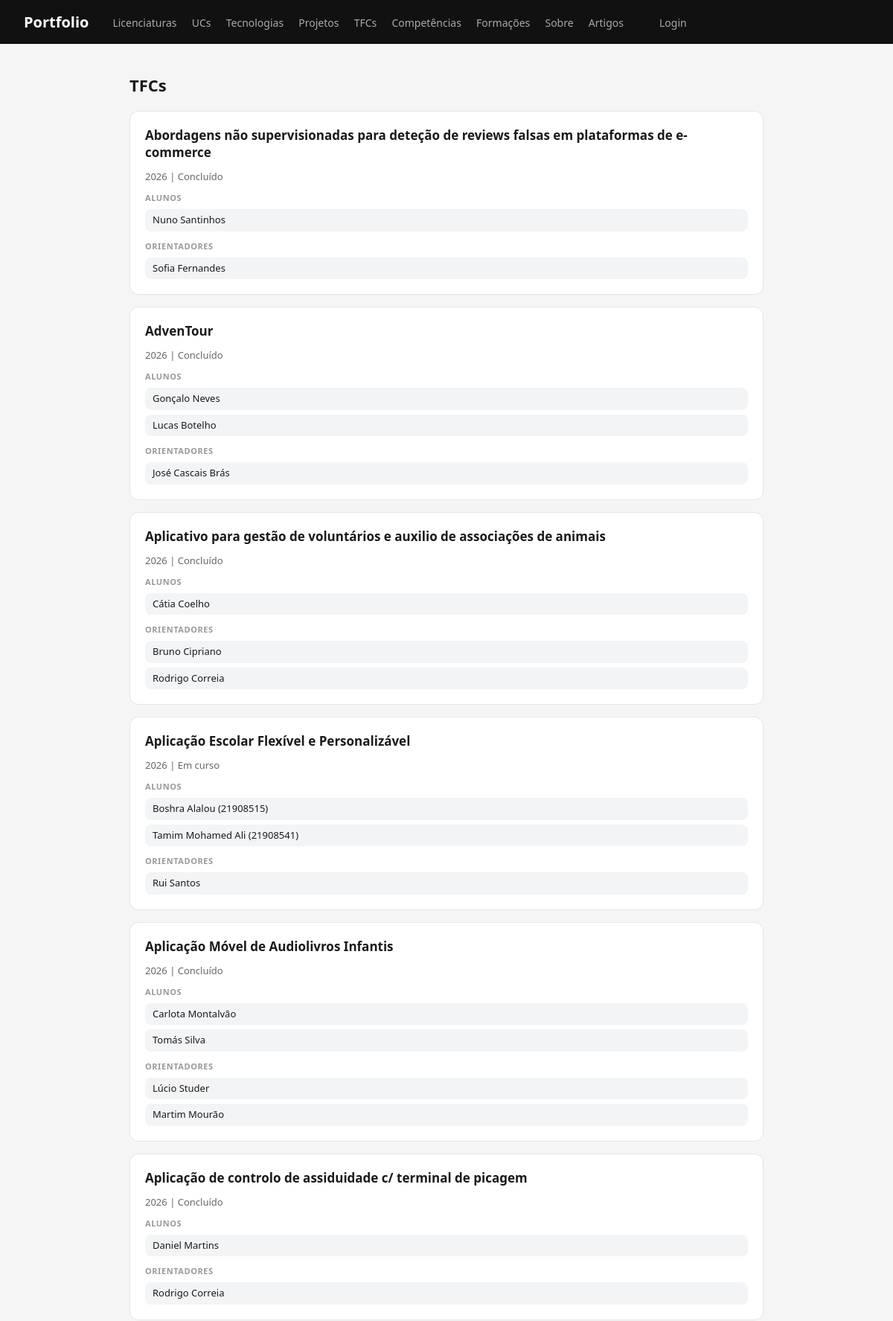
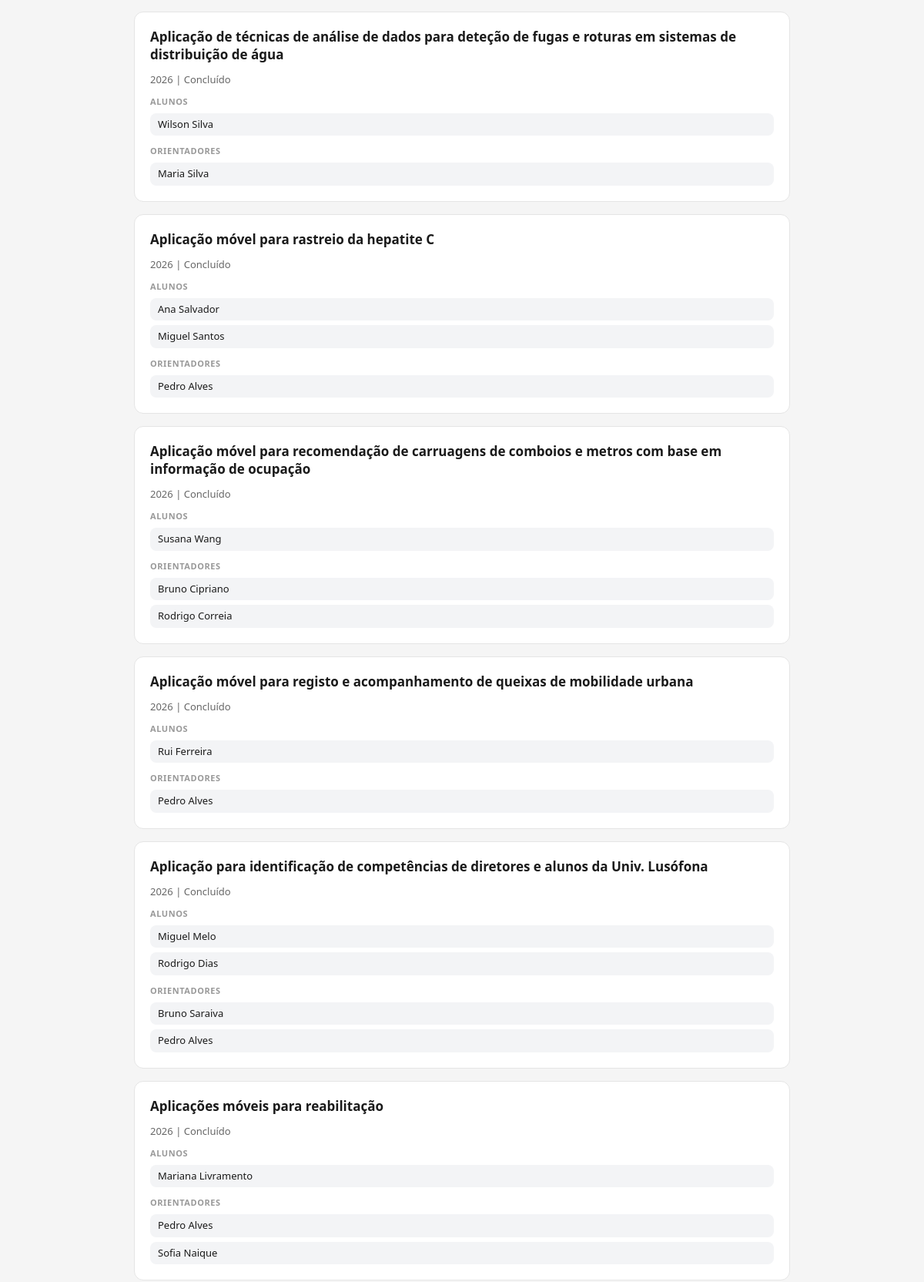
Screenshot of /portfolio/tfcs/ (upper part) with the database file from the repository (2 pictures, top to bottom).
### portfolio/models.py (models this page shows, shortened)
class TFC(models.Model):
    class Estado(models.TextChoices):
        EM_CURSO = "em_curso", "Em curso"
        CONCLUIDO = "concluido", "Concluído"
    estado = models.CharField(
        max_length=15,
        choices=Estado.choices,
        default=Estado.CONCLUIDO,
    )
    titulo = models.CharField(max_length=200)
    resumo = models.TextField()
    ano = models.PositiveSmallIntegerField(validators=[MinValueValidator(2000)])
    email = models.EmailField(blank=True, default="")
    parceria = models.CharField(max_length=255, blank=True, default="")
    relatorio_url = models.URLField(
        max_length=500,
        blank=True,
        verbose_name="relatório",
    )
    imagem_url = models.URLField(max_length=500, blank=True, verbose_name="imagem")
    video_url = models.URLField(max_length=500, blank=True, verbose_name="vídeo")
    alunos = models.ManyToManyField(Aluno, related_name="tfcs", blank=True)
    orientadores = models.ManyToManyField(
        Docente,
        related_name="tfcs_orientados",
        blank=True,
    )
    licenciaturas = models.ManyToManyField(
        Licenciatura,
        related_name="tfcs",
        blank=True,
    )
    areas = models.ManyToManyField(AreaTFC, related_name="tfcs", blank=True)
    palavras_chave = models.ManyToManyField(
        PalavraChaveTFC,
        related_name="tfcs",
        blank=True,
    )
    tecnologias = models.ManyToManyField(
        Tecnologia,
        related_name="tfcs",
        blank=True,
    )
    interesse = models.PositiveSmallIntegerField(
        validators=[MinValueValidator(1), MaxValueValidator(5)],
        blank=True,
        null=True,
        help_text="Classificação pessoal entre 1 e 5.",
    )
    destaque = models.BooleanField(default=False)
    class Meta:
        ordering = ["-ano", "titulo"]
        verbose_name = "TFC"
        verbose_name_plural = "TFCs"
        constraints = [
            models.UniqueConstraint(
                fields=["titulo", "ano", "email"],
                name="tfc_titulo_ano_email_unicos",
            )
        ]

class Aluno(models.Model):
    nome = models.CharField(max_length=150, blank=True)
    numero = models.CharField(
        max_length=20,
        unique=True,
        blank=True,
        null=True,
        verbose_name="número académico",
    )
    class Meta:
        ordering = ["nome", "numero"]
        verbose_name = "aluno"
        verbose_name_plural = "alunos"
    def __str__(self):
        if self.nome and self.numero:
            return f"{self.nome} ({self.numero})"
        return self.nome or self.numero or "Aluno sem identificação"

class Docente(models.Model):
    nome = models.CharField(max_length=150, unique=True)
    email = models.EmailField(blank=True)
    pagina_pessoal = models.URLField(
        blank=True,
        help_text="Ligação para a página pessoal no site da Universidade Lusófona."
    )
    fotografia = models.ImageField(upload_to="docentes/", blank=True)
    ativo = models.BooleanField(default=True)
    nome_completo = models.CharField(max_length=200, blank=True)
    grau = models.CharField(max_length=100, blank=True)
    regime = models.CharField(max_length=100, blank=True)
    orcid = models.CharField(max_length=30, blank=True)
    ciencia_vitae = models.CharField(max_length=30, blank=True)
    codigo_funcionario = models.PositiveIntegerField(
        blank=True,
        null=True,
        unique=True,
    )
    class Meta:
        ordering = ["nome"]
        verbose_name = "docente"
        verbose_name_plural = "docentes"

### portfolio/views.py (the view)
# urls.py: path('tfcs/', views.tfcs_view, name='tfcs'),
def tfcs_view(request):
    tfcs = TFC.objects.prefetch_related('alunos', 'orientadores', 'areas').all()
    return render(request, 'portfolio/tfcs.html', {'tfcs': tfcs})

### accounts/context_processors.py (called while the page is built)
def is_gestor(request):
    authenticated = request.user.is_authenticated
    superuser = authenticated and request.user.is_superuser
    gestor = authenticated and (
        superuser or request.user.groups.filter(name='gestor-portfolio').exists()
    )
    autor = authenticated and (
        superuser or request.user.groups.filter(name='autores').exists()
    )
    return {'is_gestor': gestor, 'is_autor': autor}

### portfolio/templates/portfolio/tfcs.html
{% extends "portfolio/base.html" %}
{% block content %}
<h2>TFCs</h2>
<section>
    {% for tfc in tfcs %}
    <article>
        <header>
            <h3>{{ tfc.titulo }}</h3>
            <p>{{ tfc.ano }} | {{ tfc.get_estado_display }}</p>
        </header>
        <section>
            <h4>Alunos</h4>
            <ul>
                {% for aluno in tfc.alunos.all %}
                <li>{{ aluno }}</li>
                {% empty %}
                <li>Sem alunos registados</li>
                {% endfor %}
            </ul>
        </section>
        <section>
            <h4>Orientadores</h4>
            <ul>
                {% for orientador in tfc.orientadores.all %}
                <li>{{ orientador.nome }}</li>
                {% empty %}
                <li>Sem orientadores registados</li>
                {% endfor %}
            </ul>
        </section>
    </article>
    {% endfor %}
</section>
{% endblock %}

### portfolio/static/portfolio/styles.css (style rules this page uses)
* { box-sizing: border-box; margin: 0; padding: 0; }
body { font-family: system-ui, sans-serif; background: #f5f5f5; color: #1a1a1a; }
h2 { font-size: 22px; margin-bottom: 20px; }
section > article { background: white; border-radius: 12px; padding: 20px; margin-bottom: 16px; border: 1px solid #e5e5e5; }
article > header { display: flex; align-items: center; gap: 12px; flex-wrap: wrap; }
article > header h3 { font-size: 17px; font-weight: 600; flex: 1; }
article > header p { font-size: 13px; color: #666; width: 100%; }
article > section h4 { font-size: 11px; text-transform: uppercase; letter-spacing: .05em; color: #999; margin: 12px 0 8px; }
article > section ul { list-style: none; display: flex; flex-direction: column; gap: 6px; }
article > section ul li { font-size: 13px; color: #1a1a1a; padding: 5px 10px; background: #f3f4f6; border-radius: 8px; line-height: 1.5; }

### rows the page displays
TFC: titulo "Abordagens não supervisionadas para deteção de reviews falsas em plataformas de e-commerce", ano "2026", estado "Concluído"
Aluno: nome+numero "Nuno Santinhos"
Docente: nome "Sofia Fernandes"
TFC: titulo "AdvenTour", ano "2026", estado "Concluído"
Aluno: nome+numero "Gonçalo Neves"
Aluno: nome+numero "Lucas Botelho"
Docente: nome "José Cascais Brás"
TFC: titulo "Aplicativo para gestão de voluntários e auxilio de associações de animais", ano "2026", estado "Concluído"
Aluno: nome+numero "Cátia Coelho"
Docente: nome "Bruno Cipriano"
Docente: nome "Rodrigo Correia"
TFC: titulo "Aplicação Escolar Flexível e Personalizável", ano "2026", estado "Em curso"
Aluno: nome+numero "Boshra Alalou (21908515)"
Aluno: nome+numero "Tamim Mohamed Ali (21908541)"
Docente: nome "Rui Santos"
TFC: titulo "Aplicação Móvel de Audiolivros Infantis", ano "2026", estado "Concluído"
Aluno: nome+numero "Carlota Montalvão"
Aluno: nome+numero "Tomás Silva"
Docente: nome "Lúcio Studer"
Docente: nome "Martim Mourão"
TFC: titulo "Aplicação de controlo de assiduidade c/ terminal de picagem", ano "2026", estado "Concluído"
Aluno: nome+numero "Daniel Martins"
TFC: titulo "Aplicação de técnicas de análise de dados para deteção de fugas e roturas em sistemas de distribuição de água", ano "2026", estado "Concluído"
Aluno: nome+numero "Wilson Silva"
Docente: nome "Maria Silva"
TFC: titulo "Aplicação móvel para rastreio da hepatite C", ano "2026", estado "Concluído"
Aluno: nome+numero "Ana Salvador"
Aluno: nome+numero "Miguel Santos"
Docente: nome "Pedro Alves"
TFC: titulo "Aplicação móvel para recomendação de carruagens de comboios e metros com base em informação de ocupação", ano "2026", estado "Concluído"
Aluno: nome+numero "Susana Wang"
TFC: titulo "Aplicação móvel para registo e acompanhamento de queixas de mobilidade urbana", ano "2026", estado "Concluído"
Aluno: nome+numero "Rui Ferreira"
TFC: titulo "Aplicação para identificação de competências de diretores e alunos da Univ. Lusófona", ano "2026", estado "Concluído"
Aluno: nome+numero "Miguel Melo"
Aluno: nome+numero "Rodrigo Dias"
Docente: nome "Bruno Saraiva"
TFC: titulo "Aplicações móveis para reabilitação", ano "2026", estado "Concluído"
Aluno: nome+numero "Mariana Livramento"
Docente: nome "Sofia Naique"
